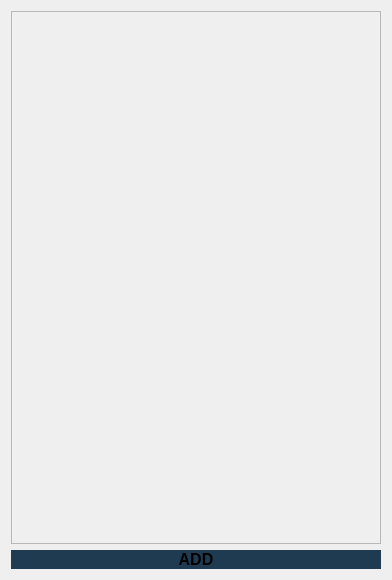
<?xml version="1.0" encoding="UTF-8"?>
<ui version="4.0">
 <class>Form</class>
 <widget class="QWidget" name="Form">
  <property name="geometry">
   <rect>
    <x>0</x>
    <y>0</y>
    <width>392</width>
    <height>580</height>
   </rect>
  </property>
  <property name="windowTitle">
   <string>Form</string>
  </property>
  <layout class="QVBoxLayout" name="verticalLayout">
   <item>
    <widget class="QScrollArea" name="scrollArea">
     <property name="widgetResizable">
      <bool>true</bool>
     </property>
     <widget class="QWidget" name="scrollAreaWidgetContents_5">
      <property name="geometry">
       <rect>
        <x>0</x>
        <y>0</y>
        <width>368</width>
        <height>525</height>
       </rect>
      </property>
     </widget>
    </widget>
   </item>
   <item>
    <widget class="QLabel" name="chat_heading_3">
     <property name="font">
      <font>
       <pointsize>12</pointsize>
       <weight>75</weight>
       <bold>true</bold>
      </font>
     </property>
     <property name="styleSheet">
      <string notr="true">background-color: rgb(30, 59, 81);	</string>
     </property>
     <property name="text">
      <string>ADD</string>
     </property>
     <property name="alignment">
      <set>Qt::AlignCenter</set>
     </property>
    </widget>
   </item>
  </layout>
 </widget>
 <resources/>
 <connections/>
</ui>
